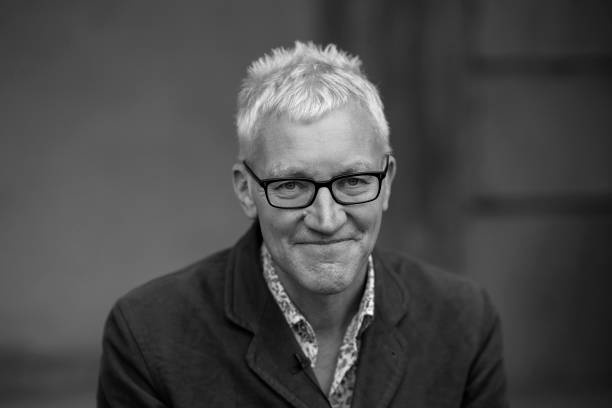
#> input picture 2.jpg, 612 x 408 px
$ python cv3.py
#> lines starting #> are read from the running program, lines starting #| are printed output that depends on the picture
import cv2
img=cv2.imread("2.jpg")
#> img is the input picture: shape (408, 612, 3); min 0, max 255, mean 73.3
print("dimension of image",img.shape)
#| dimension of image (408, 612, 3)
width= 1000
height= 500
dim=(width,height)
resized=cv2.resize(img,dim)
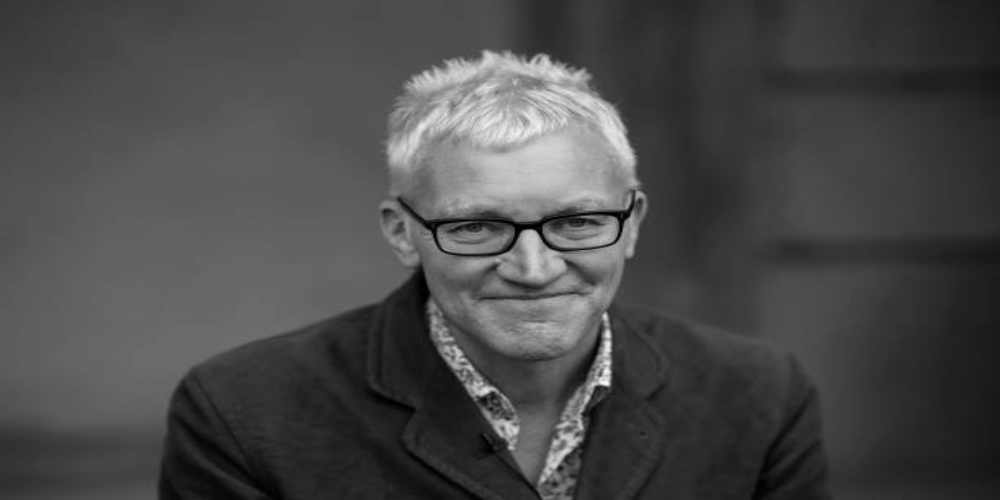
#> resized: shape (500, 1000, 3); min 0, max 251, mean 73.2
print("dimension of resized image",resized.shape)
#| dimension of resized image (500, 1000, 3)
cv2.imshow("window",resized)

cv2.waitKey(0)
cv2.destroyAllWindows()
